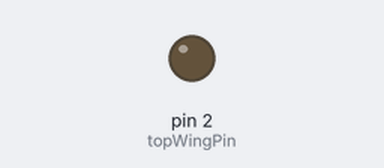
Bench run of a sketch on a simulated Arduino Uno, built with avr-gcc and run on an emulated ATmega328P. On the bench: output pins drawn as LEDs (lit = HIGH). Pins used as bus, display or sensor lines are not drawn; what the sketch prints to the serial monitor is not drawn.

Above: at 3.2 s.
At 12.8 s:
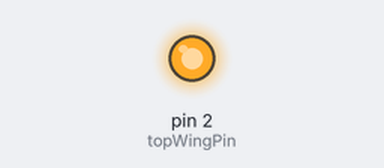
Timing chart, 0 to 33.4 s (numbered marks = the images above):
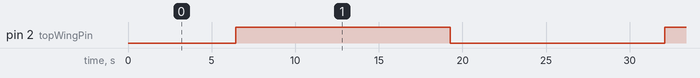

The sketch:

MelindaDragonfly.ino
```cpp
const int topWingPin = 2;
const int bottomWingPin = 0;

// Brightness will go from 0 to 255
int topWingBrightness = 0;   // current brightness of top wing
int topWingInterval = 1;     // How much to change the brightness
int bottomWingBrightness = 0;   // current brightness of bottom wing
int bottomWingInterval = 3;     // How much to change the brightness

void setup() {
  pinMode(topWingPin, OUTPUT);
  pinMode(bottomWingPin, OUTPUT);
  // For Debugging
  Serial.begin(9600);
}

void loop() {
  // Tell each wing to be the current brightness
  analogWrite(topWingPin, topWingBrightness);
  analogWrite(bottomWingPin, bottomWingBrightness);

  // change the brightness for next time through the loop:
  topWingBrightness = topWingBrightness + topWingInterval;
  bottomWingBrightness = bottomWingBrightness + bottomWingInterval;

  // reverse the direction of the fading at the ends of the fade:
  if (topWingBrightness <= 0) {
    topWingBrightness = 0;
    topWingInterval = -topWingInterval;
  }

  if (bottomWingBrightness <= 0) {
    bottomWingBrightness = 0;
    bottomWingInterval = -bottomWingInterval;
  }

  // reverse the direction of the fading at the ends of the fade:
  if (topWingBrightness >= 255) {
    topWingBrightness = 255;
    topWingInterval = -topWingInterval;
  }

  if (bottomWingBrightness >= 255) {
    bottomWingBrightness = 255;
    bottomWingInterval = -bottomWingInterval;
  }

  Serial.print(topWingBrightness);
  Serial.print(" ");
  Serial.println(bottomWingBrightness);

  // wait for 30 milliseconds to see the dimming effect
  delay(50);
}
```

Measured:
- by itself, pin 2 (topWingPin): alternates HIGH for 12.8 s and LOW for 12.8 s
